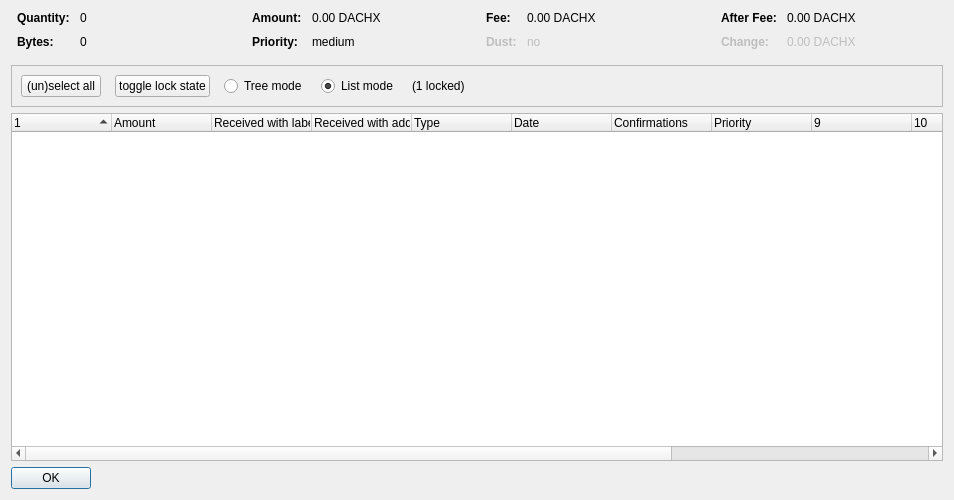
<?xml version="1.0" encoding="UTF-8"?>
<ui version="4.0">
 <class>CoinControlDialog</class>
 <widget class="QDialog" name="CoinControlDialog">
  <property name="geometry">
   <rect>
    <x>0</x>
    <y>0</y>
    <width>954</width>
    <height>500</height>
   </rect>
  </property>
  <property name="windowTitle">
   <string>Coin Selection</string>
  </property>
  <layout class="QVBoxLayout" name="verticalLayout">
   <item>
    <layout class="QHBoxLayout" name="horizontalLayoutTop" stretch="0,0,0,0">
     <property name="topMargin">
      <number>0</number>
     </property>
     <property name="bottomMargin">
      <number>10</number>
     </property>
     <item>
      <layout class="QFormLayout" name="formLayoutCoinControl1">
       <property name="horizontalSpacing">
        <number>10</number>
       </property>
       <property name="verticalSpacing">
        <number>10</number>
       </property>
       <property name="leftMargin">
        <number>6</number>
       </property>
       <property name="rightMargin">
        <number>6</number>
       </property>
       <item row="0" column="0">
        <widget class="QLabel" name="labelCoinControlQuantityText">
         <property name="font">
          <font>
           <weight>75</weight>
           <bold>true</bold>
          </font>
         </property>
         <property name="text">
          <string>Quantity:</string>
         </property>
        </widget>
       </item>
       <item row="0" column="1">
        <widget class="QLabel" name="labelCoinControlQuantity">
         <property name="cursor">
          <cursorShape>IBeamCursor</cursorShape>
         </property>
         <property name="contextMenuPolicy">
          <enum>Qt::ActionsContextMenu</enum>
         </property>
         <property name="text">
          <string notr="true">0</string>
         </property>
         <property name="textInteractionFlags">
          <set>Qt::LinksAccessibleByMouse|Qt::TextSelectableByKeyboard|Qt::TextSelectableByMouse</set>
         </property>
        </widget>
       </item>
       <item row="1" column="0">
        <widget class="QLabel" name="labelCoinControlBytesText">
         <property name="font">
          <font>
           <weight>75</weight>
           <bold>true</bold>
          </font>
         </property>
         <property name="text">
          <string>Bytes:</string>
         </property>
        </widget>
       </item>
       <item row="1" column="1">
        <widget class="QLabel" name="labelCoinControlBytes">
         <property name="cursor">
          <cursorShape>IBeamCursor</cursorShape>
         </property>
         <property name="contextMenuPolicy">
          <enum>Qt::ActionsContextMenu</enum>
         </property>
         <property name="text">
          <string notr="true">0</string>
         </property>
         <property name="textInteractionFlags">
          <set>Qt::LinksAccessibleByMouse|Qt::TextSelectableByKeyboard|Qt::TextSelectableByMouse</set>
         </property>
        </widget>
       </item>
      </layout>
     </item>
     <item>
      <layout class="QFormLayout" name="formLayoutCoinControl2">
       <property name="horizontalSpacing">
        <number>10</number>
       </property>
       <property name="verticalSpacing">
        <number>10</number>
       </property>
       <property name="leftMargin">
        <number>6</number>
       </property>
       <property name="rightMargin">
        <number>6</number>
       </property>
       <item row="0" column="0">
        <widget class="QLabel" name="labelCoinControlAmountText">
         <property name="font">
          <font>
           <weight>75</weight>
           <bold>true</bold>
          </font>
         </property>
         <property name="text">
          <string>Amount:</string>
         </property>
        </widget>
       </item>
       <item row="0" column="1">
        <widget class="QLabel" name="labelCoinControlAmount">
         <property name="cursor">
          <cursorShape>IBeamCursor</cursorShape>
         </property>
         <property name="contextMenuPolicy">
          <enum>Qt::ActionsContextMenu</enum>
         </property>
         <property name="text">
          <string notr="true">0.00 DACHX</string>
         </property>
         <property name="textInteractionFlags">
          <set>Qt::LinksAccessibleByMouse|Qt::TextSelectableByKeyboard|Qt::TextSelectableByMouse</set>
         </property>
        </widget>
       </item>
       <item row="1" column="0">
        <widget class="QLabel" name="labelCoinControlPriorityText">
         <property name="font">
          <font>
           <weight>75</weight>
           <bold>true</bold>
          </font>
         </property>
         <property name="text">
          <string>Priority:</string>
         </property>
        </widget>
       </item>
       <item row="1" column="1">
        <widget class="QLabel" name="labelCoinControlPriority">
         <property name="cursor">
          <cursorShape>IBeamCursor</cursorShape>
         </property>
         <property name="contextMenuPolicy">
          <enum>Qt::ActionsContextMenu</enum>
         </property>
         <property name="text">
          <string>medium</string>
         </property>
         <property name="textInteractionFlags">
          <set>Qt::LinksAccessibleByMouse|Qt::TextSelectableByKeyboard|Qt::TextSelectableByMouse</set>
         </property>
        </widget>
       </item>
      </layout>
     </item>
     <item>
      <layout class="QFormLayout" name="formLayoutCoinControl3">
       <property name="horizontalSpacing">
        <number>10</number>
       </property>
       <property name="verticalSpacing">
        <number>10</number>
       </property>
       <property name="leftMargin">
        <number>6</number>
       </property>
       <property name="rightMargin">
        <number>6</number>
       </property>
       <item row="0" column="0">
        <widget class="QLabel" name="labelCoinControlFeeText">
         <property name="font">
          <font>
           <weight>75</weight>
           <bold>true</bold>
          </font>
         </property>
         <property name="text">
          <string>Fee:</string>
         </property>
        </widget>
       </item>
       <item row="0" column="1">
        <widget class="QLabel" name="labelCoinControlFee">
         <property name="cursor">
          <cursorShape>IBeamCursor</cursorShape>
         </property>
         <property name="contextMenuPolicy">
          <enum>Qt::ActionsContextMenu</enum>
         </property>
         <property name="text">
          <string notr="true">0.00 DACHX</string>
         </property>
         <property name="textInteractionFlags">
          <set>Qt::LinksAccessibleByMouse|Qt::TextSelectableByKeyboard|Qt::TextSelectableByMouse</set>
         </property>
        </widget>
       </item>
       <item row="1" column="0">
        <widget class="QLabel" name="labelCoinControlLowOutputText">
         <property name="enabled">
          <bool>false</bool>
         </property>
         <property name="font">
          <font>
           <weight>75</weight>
           <bold>true</bold>
          </font>
         </property>
         <property name="text">
          <string>Dust:</string>
         </property>
        </widget>
       </item>
       <item row="1" column="1">
        <widget class="QLabel" name="labelCoinControlLowOutput">
         <property name="enabled">
          <bool>false</bool>
         </property>
         <property name="cursor">
          <cursorShape>IBeamCursor</cursorShape>
         </property>
         <property name="contextMenuPolicy">
          <enum>Qt::ActionsContextMenu</enum>
         </property>
         <property name="text">
          <string>no</string>
         </property>
         <property name="textInteractionFlags">
          <set>Qt::LinksAccessibleByMouse|Qt::TextSelectableByKeyboard|Qt::TextSelectableByMouse</set>
         </property>
        </widget>
       </item>
      </layout>
     </item>
     <item>
      <layout class="QFormLayout" name="formLayoutCoinControl4">
       <property name="horizontalSpacing">
        <number>10</number>
       </property>
       <property name="verticalSpacing">
        <number>10</number>
       </property>
       <property name="leftMargin">
        <number>6</number>
       </property>
       <property name="rightMargin">
        <number>6</number>
       </property>
       <item row="0" column="0">
        <widget class="QLabel" name="labelCoinControlAfterFeeText">
         <property name="font">
          <font>
           <weight>75</weight>
           <bold>true</bold>
          </font>
         </property>
         <property name="text">
          <string>After Fee:</string>
         </property>
        </widget>
       </item>
       <item row="0" column="1">
        <widget class="QLabel" name="labelCoinControlAfterFee">
         <property name="cursor">
          <cursorShape>IBeamCursor</cursorShape>
         </property>
         <property name="contextMenuPolicy">
          <enum>Qt::ActionsContextMenu</enum>
         </property>
         <property name="text">
          <string notr="true">0.00 DACHX</string>
         </property>
         <property name="textInteractionFlags">
          <set>Qt::LinksAccessibleByMouse|Qt::TextSelectableByKeyboard|Qt::TextSelectableByMouse</set>
         </property>
        </widget>
       </item>
       <item row="1" column="0">
        <widget class="QLabel" name="labelCoinControlChangeText">
         <property name="enabled">
          <bool>false</bool>
         </property>
         <property name="font">
          <font>
           <weight>75</weight>
           <bold>true</bold>
          </font>
         </property>
         <property name="text">
          <string>Change:</string>
         </property>
        </widget>
       </item>
       <item row="1" column="1">
        <widget class="QLabel" name="labelCoinControlChange">
         <property name="enabled">
          <bool>false</bool>
         </property>
         <property name="cursor">
          <cursorShape>IBeamCursor</cursorShape>
         </property>
         <property name="contextMenuPolicy">
          <enum>Qt::ActionsContextMenu</enum>
         </property>
         <property name="text">
          <string notr="true">0.00 DACHX</string>
         </property>
         <property name="textInteractionFlags">
          <set>Qt::LinksAccessibleByMouse|Qt::TextSelectableByKeyboard|Qt::TextSelectableByMouse</set>
         </property>
        </widget>
       </item>
      </layout>
     </item>
    </layout>
   </item>
   <item>
    <widget class="QFrame" name="frame">
     <property name="minimumSize">
      <size>
       <width>0</width>
       <height>40</height>
      </size>
     </property>
     <property name="frameShape">
      <enum>QFrame::StyledPanel</enum>
     </property>
     <property name="frameShadow">
      <enum>QFrame::Sunken</enum>
     </property>
     <layout class="QHBoxLayout" name="horizontalLayout">
      <item>
       <layout class="QHBoxLayout" name="horizontalLayoutPanel" stretch="0,0,0,0,0,0">
        <property name="spacing">
         <number>14</number>
        </property>
        <item>
         <widget class="QPushButton" name="pushButtonSelectAll">
          <property name="sizePolicy">
           <sizepolicy hsizetype="Maximum" vsizetype="Fixed">
            <horstretch>0</horstretch>
            <verstretch>0</verstretch>
           </sizepolicy>
          </property>
          <property name="text">
           <string>(un)select all</string>
          </property>
          <property name="autoDefault">
           <bool>false</bool>
          </property>
         </widget>
        </item>
        <item>
         <widget class="QPushButton" name="pushButtonToggleLock">
          <property name="sizePolicy">
           <sizepolicy hsizetype="Maximum" vsizetype="Fixed">
            <horstretch>0</horstretch>
            <verstretch>0</verstretch>
           </sizepolicy>
          </property>
          <property name="text">
           <string>toggle lock state</string>
          </property>
          <property name="autoDefault">
           <bool>false</bool>
          </property>
         </widget>
        </item>
        <item>
         <widget class="QRadioButton" name="radioTreeMode">
          <property name="sizePolicy">
           <sizepolicy hsizetype="Maximum" vsizetype="Fixed">
            <horstretch>0</horstretch>
            <verstretch>0</verstretch>
           </sizepolicy>
          </property>
          <property name="text">
           <string>Tree mode</string>
          </property>
         </widget>
        </item>
        <item>
         <widget class="QRadioButton" name="radioListMode">
          <property name="sizePolicy">
           <sizepolicy hsizetype="Maximum" vsizetype="Fixed">
            <horstretch>0</horstretch>
            <verstretch>0</verstretch>
           </sizepolicy>
          </property>
          <property name="text">
           <string>List mode</string>
          </property>
          <property name="checked">
           <bool>true</bool>
          </property>
         </widget>
        </item>
        <item>
         <widget class="QLabel" name="labelLocked">
          <property name="text">
           <string>(1 locked)</string>
          </property>
         </widget>
        </item>
        <item>
         <spacer name="horizontalSpacer">
          <property name="orientation">
           <enum>Qt::Horizontal</enum>
          </property>
          <property name="sizeHint" stdset="0">
           <size>
            <width>40</width>
            <height>20</height>
           </size>
          </property>
         </spacer>
        </item>
       </layout>
      </item>
     </layout>
    </widget>
   </item>
   <item>
    <widget class="CoinControlTreeWidget" name="treeWidget">
     <property name="contextMenuPolicy">
      <enum>Qt::CustomContextMenu</enum>
     </property>
     <property name="sortingEnabled">
      <bool>false</bool>
     </property>
     <property name="columnCount">
      <number>13</number>
     </property>
     <attribute name="headerShowSortIndicator" stdset="0">
      <bool>true</bool>
     </attribute>
     <attribute name="headerStretchLastSection">
      <bool>false</bool>
     </attribute>
     <column>
      <property name="text">
       <string/>
      </property>
     </column>
     <column>
      <property name="text">
       <string>Amount</string>
      </property>
     </column>
     <column>
      <property name="text">
       <string>Received with label</string>
      </property>
     </column>
     <column>
      <property name="text">
       <string>Received with address</string>
      </property>
     </column>
     <column>
      <property name="text">
       <string>Type</string>
      </property>
     </column>
     <column>
      <property name="text">
       <string>Date</string>
      </property>
     </column>
     <column>
      <property name="text">
       <string>Confirmations</string>
      </property>
      <property name="toolTip">
       <string>Confirmed</string>
      </property>
     </column>
     <column>
      <property name="text">
       <string>Priority</string>
      </property>
     </column>
     <column>
      <property name="text">
       <string/>
      </property>
     </column>
     <column>
      <property name="text">
       <string/>
      </property>
     </column>
     <column>
      <property name="text">
       <string/>
      </property>
     </column>
     <column>
      <property name="text">
       <string/>
      </property>
     </column>
     <column>
      <property name="text">
       <string/>
      </property>
     </column>
    </widget>
   </item>
   <item>
    <widget class="QDialogButtonBox" name="buttonBox">
     <property name="sizePolicy">
      <sizepolicy hsizetype="Maximum" vsizetype="Fixed">
       <horstretch>0</horstretch>
       <verstretch>0</verstretch>
      </sizepolicy>
     </property>
     <property name="orientation">
      <enum>Qt::Horizontal</enum>
     </property>
     <property name="standardButtons">
      <set>QDialogButtonBox::Ok</set>
     </property>
    </widget>
   </item>
  </layout>
 </widget>
 <customwidgets>
  <customwidget>
   <class>CoinControlTreeWidget</class>
   <extends>QTreeWidget</extends>
   <header>coincontroltreewidget.h</header>
  </customwidget>
 </customwidgets>
 <resources/>
 <connections/>
</ui>
